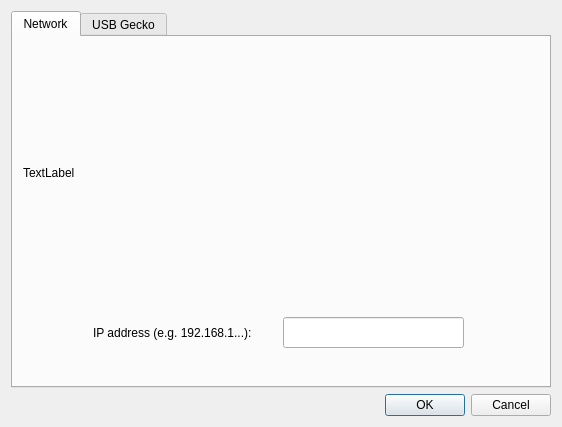
<?xml version="1.0" encoding="UTF-8"?>
<ui version="4.0">
 <class>Dialog</class>
 <widget class="QDialog" name="Dialog">
  <property name="geometry">
   <rect>
    <x>0</x>
    <y>0</y>
    <width>562</width>
    <height>427</height>
   </rect>
  </property>
  <property name="minimumSize">
   <size>
    <width>562</width>
    <height>427</height>
   </size>
  </property>
  <property name="maximumSize">
   <size>
    <width>562</width>
    <height>427</height>
   </size>
  </property>
  <property name="windowTitle">
   <string>Wii</string>
  </property>
  <layout class="QVBoxLayout" name="verticalLayout">
   <item>
    <layout class="QVBoxLayout" name="verticalLayout_2">
     <item>
      <widget class="QTabWidget" name="Tab">
       <property name="currentIndex">
        <number>0</number>
       </property>
       <widget class="QWidget" name="tab">
        <attribute name="title">
         <string>Network</string>
        </attribute>
        <widget class="QLabel" name="label_2">
         <property name="geometry">
          <rect>
           <x>80</x>
           <y>280</y>
           <width>191</width>
           <height>31</height>
          </rect>
         </property>
         <property name="text">
          <string>IP address (e.g. 192.168.1...):</string>
         </property>
        </widget>
        <widget class="QLabel" name="IPDes">
         <property name="geometry">
          <rect>
           <x>10</x>
           <y>10</y>
           <width>511</width>
           <height>251</height>
          </rect>
         </property>
         <property name="text">
          <string>TextLabel</string>
         </property>
        </widget>
        <widget class="QLineEdit" name="IPBox">
         <property name="geometry">
          <rect>
           <x>270</x>
           <y>280</y>
           <width>181</width>
           <height>31</height>
          </rect>
         </property>
        </widget>
       </widget>
       <widget class="QWidget" name="tab_2">
        <attribute name="title">
         <string>USB Gecko</string>
        </attribute>
        <widget class="QLabel" name="USBDes">
         <property name="geometry">
          <rect>
           <x>10</x>
           <y>10</y>
           <width>511</width>
           <height>251</height>
          </rect>
         </property>
         <property name="text">
          <string>TextLabel</string>
         </property>
        </widget>
        <widget class="QLabel" name="label_4">
         <property name="geometry">
          <rect>
           <x>70</x>
           <y>290</y>
           <width>91</width>
           <height>16</height>
          </rect>
         </property>
         <property name="text">
          <string>Device port:</string>
         </property>
        </widget>
        <widget class="QComboBox" name="PortBox">
         <property name="geometry">
          <rect>
           <x>150</x>
           <y>280</y>
           <width>241</width>
           <height>41</height>
          </rect>
         </property>
        </widget>
        <widget class="QPushButton" name="RefreshBTN">
         <property name="geometry">
          <rect>
           <x>400</x>
           <y>280</y>
           <width>91</width>
           <height>41</height>
          </rect>
         </property>
         <property name="text">
          <string>Refresh</string>
         </property>
        </widget>
       </widget>
      </widget>
     </item>
    </layout>
   </item>
   <item>
    <widget class="QDialogButtonBox" name="buttonBox">
     <property name="standardButtons">
      <set>QDialogButtonBox::Cancel|QDialogButtonBox::Ok</set>
     </property>
    </widget>
   </item>
  </layout>
 </widget>
 <resources/>
 <connections>
  <connection>
   <sender>buttonBox</sender>
   <signal>accepted()</signal>
   <receiver>Dialog</receiver>
   <slot>accept()</slot>
   <hints>
    <hint type="sourcelabel">
     <x>248</x>
     <y>254</y>
    </hint>
    <hint type="destinationlabel">
     <x>157</x>
     <y>274</y>
    </hint>
   </hints>
  </connection>
  <connection>
   <sender>buttonBox</sender>
   <signal>rejected()</signal>
   <receiver>Dialog</receiver>
   <slot>reject()</slot>
   <hints>
    <hint type="sourcelabel">
     <x>316</x>
     <y>260</y>
    </hint>
    <hint type="destinationlabel">
     <x>286</x>
     <y>274</y>
    </hint>
   </hints>
  </connection>
  <connection>
   <sender>RefreshBTN</sender>
   <signal>clicked()</signal>
   <receiver>Dialog</receiver>
   <slot>update()</slot>
   <hints>
    <hint type="sourcelabel">
     <x>461</x>
     <y>338</y>
    </hint>
    <hint type="destinationlabel">
     <x>280</x>
     <y>213</y>
    </hint>
   </hints>
  </connection>
 </connections>
</ui>
